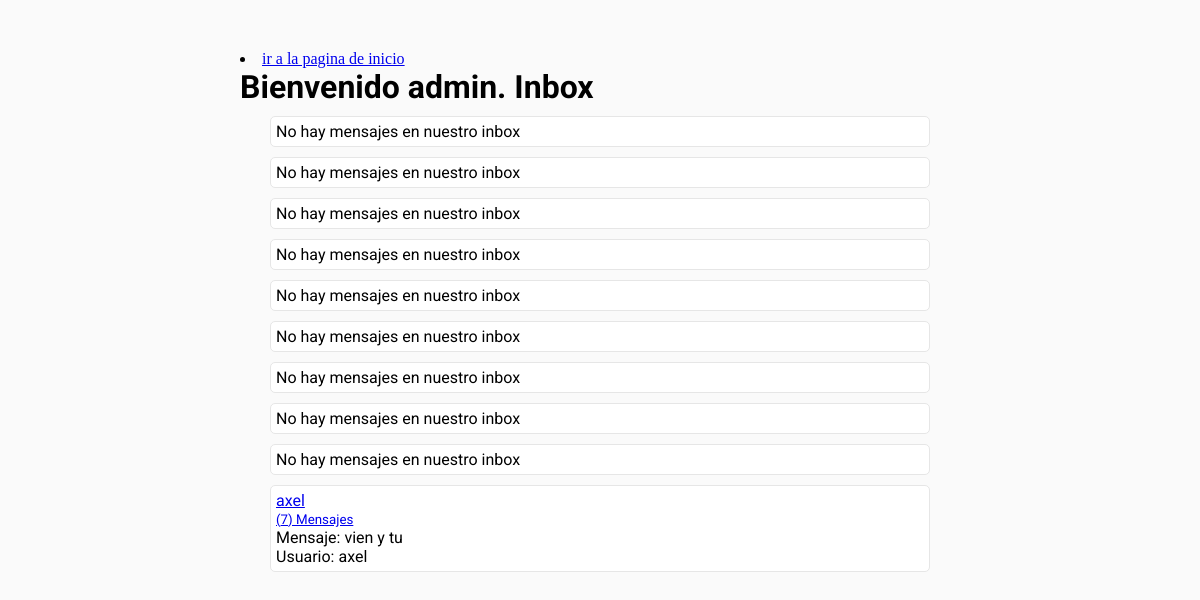
Page /chatapp/ (signed in) on the earlier database version.
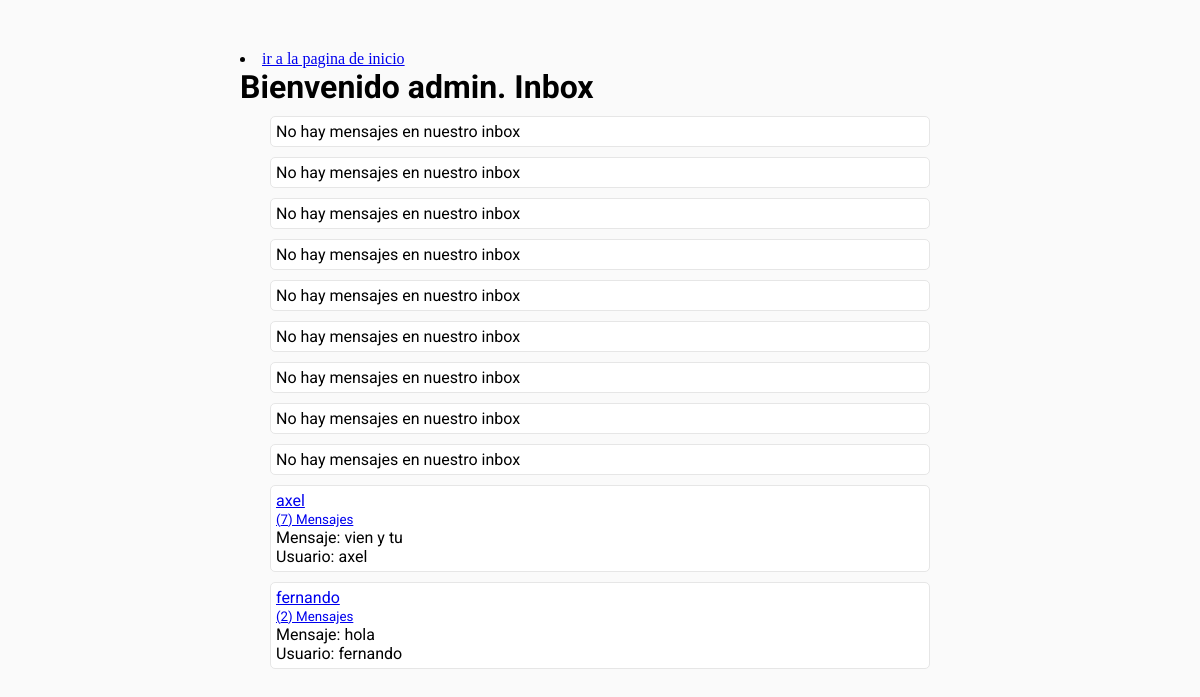
Same page on the later database version.
### chat_app/models.py (models this page shows)
class ModelBase(models.Model):
	id = models.UUIDField(default=uuid.uuid4, primary_key=True, db_index=True, editable=False)
	tiempo = models.DateTimeField(auto_now_add=True)
	actualizar = models.DateTimeField(auto_now=True)
	class Meta:
		abstract = True

class Canal(ModelBase):
	usuarios = models.ManyToManyField(User, blank=True, through=CanalUsuario)
	objects = CanalManager()

class CanalUsuario(ModelBase):
	canal  = models.ForeignKey("Canal", null=True, on_delete=models.SET_NULL)
	usuario = models.ForeignKey(User, on_delete=models.CASCADE)

class CanalMensaje(ModelBase):
	canal   = models.ForeignKey("Canal", on_delete=models.CASCADE)
	usuario = models.ForeignKey(User, on_delete=models.CASCADE)
	texto =  models.TextField()

### chat_app/views.py (the view)
# urls.py: path("", Inbox.as_view(), name="inbox"),
class Inbox(View):
	def get(self, request):
		inbox = Canal.objects.filter(canalusuario__usuario__in=[request.user.id])
		context = {
			"inbox":inbox
		}
		return render(request, 'chat_app/inbox.html', context)

### chat_app/models.py (called while the page is built)
	def get_queryset(self, *args, **kwargs):
		return CanalQuerySet(self.model, using=self._db)

### chat_app/templates/chat_app/inbox.html (shortened to what this page needs)
{% extends 'chat_app/base.html' %}
{% block contenedor %}
<h1>
	Bienvenido {{user}}. Inbox
</h1>
{% for inbox in inbox %}
<div class="div_inbox">
	{% for second_user in inbox.canalusuario_set.all %}
		{% if second_user.usuario ==  request.user %}
		{% else %}
			<a href="{% url 'detailms' second_user.usuario.username %}">
				<p>
					{{second_user.usuario}}
				</p>
				<small>
					({{inbox.canalmensaje_set.count}}) Mensajes
				</small>
			</a>
		{% endif %}
	{% endfor %}
	{% if inbox.canalmensaje_set.count != 0 %}
		<div class="div_ms_inbox">
			{% with ultimo_mensaje=inbox.canalmensaje_set.last %}
				<p>
					Mensaje: {{ultimo_mensaje.texto}}
				</p>
				<p>
					Usuario: {{ultimo_mensaje.usuario}}
				</p>
			{% endwith %}
		</div>
	{% else %}
		<p>
			No hay mensajes en nuestro inbox
		</p>
	{% endif %}
</div>
{% empty %}
<h2>
	Inbox Vacio
</h2>
{% endfor %}
{% endblock %}

Differences in the rows shown:
added Canal: canalmensaje_set.count "2", canalmensaje_set.last.texto "hola", canalmensaje_set.last.usuario "fernando"
added CanalUsuario: usuario "fernando", shown under "hola"
